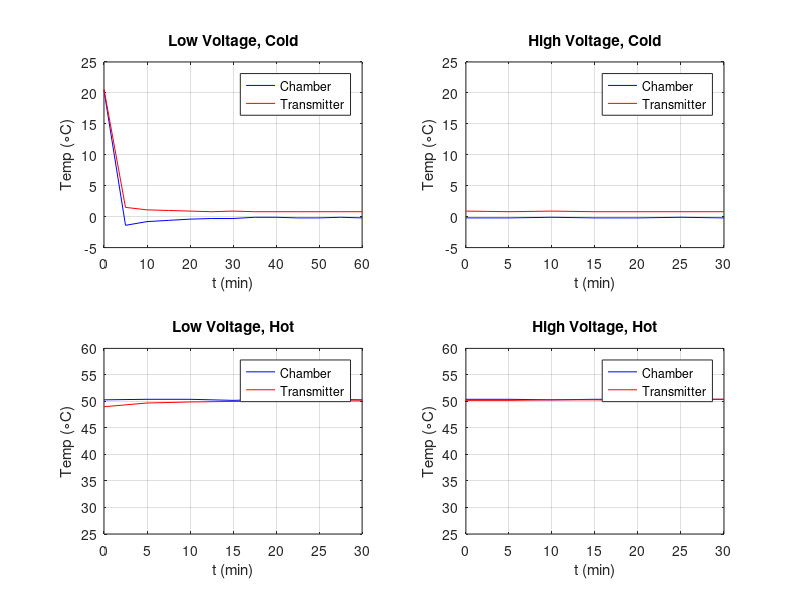

This figure's MATLAB source:
% header

%% Information

% Agilent E3647A Power supply
% Fluke 189 chamber temp sensor
% Fluke 52-II CPU temp sensor

% Max temp 50 C
% Min temp 0 C
% Max voltage 4.2V
% Min voltage 3.3V

%% Setup
close all

%% Plotting Data
figure(1),

t1 = 0:5:60;
chamber = [20.4, -1.4, -0.8, -0.6, -0.4, -0.3, -0.3, -0.1, -0.1, -0.2, -0.2, -0.1, -0.2];
cpu = [20.6, 1.5, 1.1, 1.0, 0.9, 0.8, 0.9, 0.8, 0.8, 0.8, 0.8, 0.8, 0.8];

subplot(2,2,1)
plot(t1, chamber, 'b', t1, cpu, 'r')
grid on
xlabel('t (min)')
ylabel('Temp (\circC)')
title('Low Voltage, Cold')
legend('Chamber', 'Transmitter')
ylim([-5 25])

t2 = 0:5:30;
chamber = [-0.2, -0.2, -0.1, -0.2, -0.2, -0.1, -0.2];
cpu = [0.9, 0.8, 0.9, 0.8, 0.8, 0.8, 0.8];

subplot(2,2,2)
plot(t2, chamber, 'b', t2, cpu, 'r')
grid on
xlabel('t (min)')
ylabel('Temp (\circC)')
title('High Voltage, Cold')
legend('Chamber', 'Transmitter')
ylim([-5 25])

t3 = 0:5:30;
chamber = [50.3, 50.4, 50.4, 50.2, 50.4, 50.4, 50.3];
cpu = [49.0, 49.7, 49.9, 50.0, 50.0, 50.1, 50.1];

subplot(2,2,3)
plot(t3, chamber, 'b', t3, cpu, 'r')
grid on
xlabel('t (min)')
ylabel('Temp (\circC)')
title('Low Voltage, Hot')
legend('Chamber', 'Transmitter')
ylim([25 60])

t4 = 0:5:30;
chamber = [50.4, 50.4, 50.3, 50.4, 50.4, 50.4, 50.4];
cpu = [50.2, 50.2, 50.3, 50.3, 50.2, 50.4, 50.4];

subplot(2,2,4)
plot(t4, chamber, 'b', t4, cpu, 'r')
grid on
xlabel('t (min)')
ylabel('Temp (\circC)')
title('High Voltage, Hot')
legend('Chamber', 'Transmitter')
ylim([25 60])
